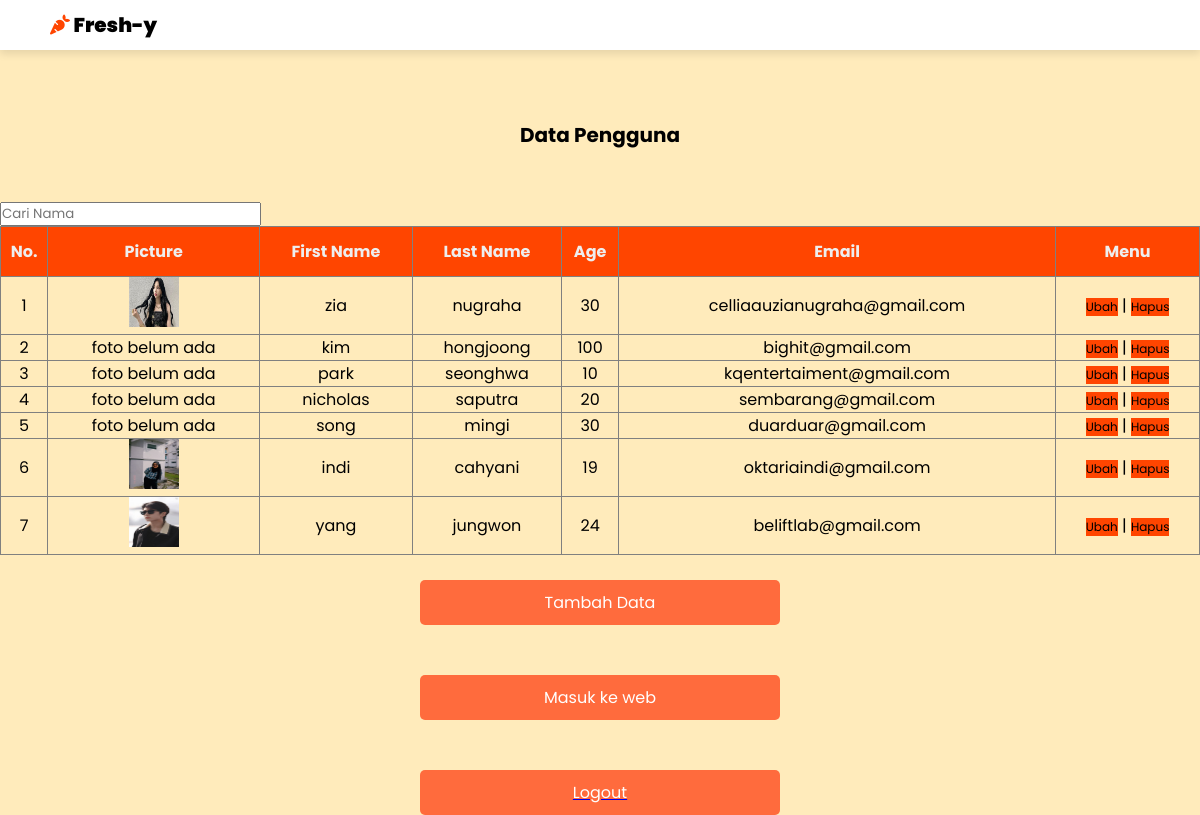
/posttest7/index.php (signed in), run on the app's committed database.
### tables this page shows
CREATE TABLE `user` (
  `id` tinyint NOT NULL,
  `first_name` varchar(40) NOT NULL,
  `last_name` varchar(40) NOT NULL,
  `age` tinyint NOT NULL,
  `email` varchar(100) NOT NULL,
  `password` varchar(255) NOT NULL,
  `picture` varchar(255) NOT NULL,
  `role` varchar(5) NOT NULL
);

### posttest7/index.php (the view, shortened to what this page needs)
<?php
require "koneksi.php";
$sql = mysqli_query($conn, "SELECT * FROM user");
$user = [];
while ($row = mysqli_fetch_assoc($sql)) {
    $user[] = $row;
}
?>
<!DOCTYPE html>
<html lang="en">
<head>
    <link rel="stylesheet" href="https://cdnjs.cloudflare.com/ajax/libs/font-awesome/6.6.0/css/all.min.css">
    <link rel="stylesheet" href="read.css">
</head>
<body>
    <header class="header">
        <a href="#" class="logo"><i class="fa-sharp fa-solid fa-carrot"></i> Fresh-y </a>
    </header>
    <h4>Data Pengguna</h4>
    <br>
    <br>
    <form action="" method="get">
        <input type="text" name="search" placeholder="Cari Nama">
    </form>
    <div class="container">
    <table border="1">
            <tr>
                <th>No.</th>
                <th>Picture</th>
                <th>First Name</th>
                <th>Last Name</th>
                <th>Age</th>
                <th>Email</th>
                <th>Menu</th>
            </tr>
        <tbody>
            <?php $i = 1;
            foreach($user as $usr) : ?>
                <tr>
                    <td><?= $i ?></td>
                    <?php $direktori = "upload/" . $usr["picture"]; ?>
                    <td>
                        <center>
                            <?php if ($usr["picture"] == "") {
                                echo "foto belum ada";
                            } else {
                                echo "<img src='$direktori' alt='picture' width='50px' height='50px'>";
                            } ?>
                        </center>
                    </td>
                    <td><?= $usr["first_name"] ?></td>
                    <td><?= $usr["last_name"] ?></td>
                    <td><?= $usr["age"] ?></td>
                    <td><?= $usr["email"] ?></td>
                    <td>
                        <a href="edit.php?id=<?= $usr["id"] ?>" class="btn">Ubah</a> |
                        <a href="delete.php?id=<?= $usr["id"] ?>" class="btn"">Hapus</a>
                    </td>
                </tr>
                <?php $i++;
                endforeach ?>
            </tbody>
        </table>
    </div>
    <br>
    <button onclick="window.location.href='index.php'">Tambah Data</button>
    <br>
    <br>
    <button onclick="window.location.href='index.html'">Masuk ke web</button>
    <br>
    <br>
    <a href="logout.php">
    <button>
        <p>Logout</p>
    </button>
</a>
</body>
</html>

### posttest7/read.css (style rules this page uses)
* { margin: 0; padding: 0; box-sizing: border-box; font-family: 'Poppins', sans-serif; }
body { background-color: #ffebbb; }
.header { position: fixed; top: 0; left: 0; right: 0; display: flex; align-items: center; justify-content: space-between; box-shadow: 0 4px 8px rgba(0, 0, 0, 0.1); padding: 10px 50px; background-color: white; width: 100%; }
.header, i { color: orangered; }
.header, .logo { font-size: 20px; font-weight: bolder; color: black; border: #eeeeee; text-decoration: none; }
h4 { padding-top: 120px; text-align: center; font-size: 20px; }
table { border-collapse: collapse; width: 100%; }
th { background-color: orangered; color: #eeeeee; height: 50px; }
td { text-align: center; }
.btn { display:inline-block; padding: none; background-color: orangered; color: black; text-decoration: none; border: none; font-size: 12px; }
button { background-color: #FF6B3D; color: white; border: none; padding: 10px 20px; font-size: 16px; border-radius: 5px; cursor: pointer; width: 30%; transition: background-color 0.3s ease; margin: 0 auto; display: block; }

### data on the page
user: picture (picture), first_name "zia", last_name "nugraha", age "30", email "celliaauzianugraha@gmail.com"
user: picture "foto belum ada", first_name "kim", last_name "hongjoong", age "100", email "bighit@gmail.com"
user: picture "foto belum ada", first_name "park", last_name "seonghwa", age "10", email "kqentertaiment@gmail.com"
user: picture "foto belum ada", first_name "nicholas", last_name "saputra", age "20", email "sembarang@gmail.com"
user: picture "foto belum ada", first_name "song", last_name "mingi", age "30", email "duarduar@gmail.com"
user: picture (picture), first_name "indi", last_name "cahyani", age "19", email "oktariaindi@gmail.com"
user: picture (picture), first_name "yang", last_name "jungwon", age "24", email "beliftlab@gmail.com"
